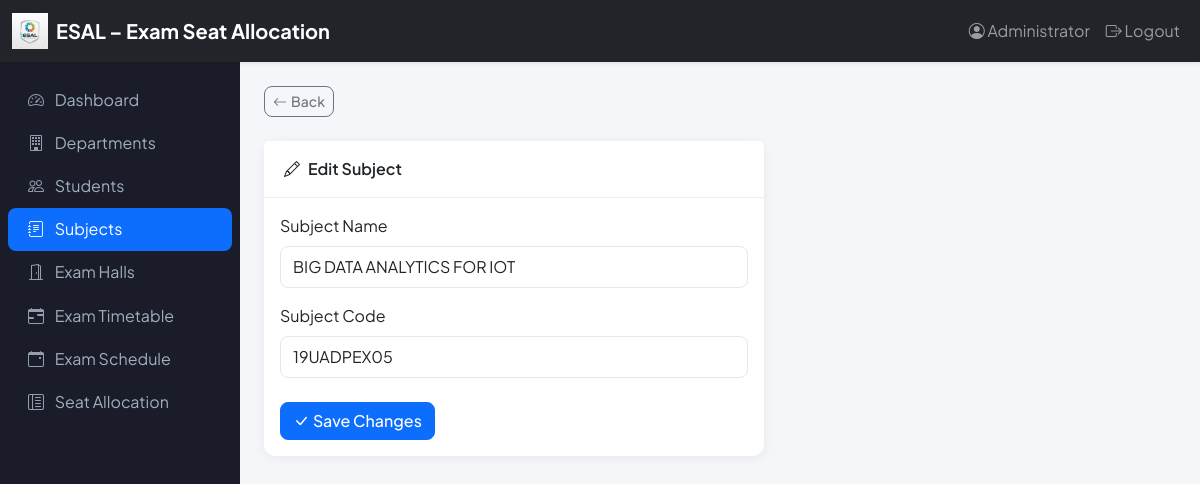
The page /subjects/edit/1 (signed in) on the database its author committed.
### models.py (models this page shows, shortened)
class User(UserMixin, db.Model):
    __tablename__ = 'users'
    id = db.Column(db.Integer, primary_key=True)
    user_id = db.Column(db.String(80), unique=True, nullable=False)
    password_hash = db.Column(db.String(256), nullable=False)
    name = db.Column(db.String(100))
    created_at = db.Column(db.DateTime, default=datetime.utcnow)

class Subject(db.Model):
    __tablename__ = 'subjects'
    id = db.Column(db.Integer, primary_key=True)
    name = db.Column(db.String(150), nullable=False)
    code = db.Column(db.String(30), nullable=False)
    created_at = db.Column(db.DateTime, default=datetime.utcnow)
    exam_schedules = db.relationship('ExamSchedule', backref='subject', lazy=True)
    __table_args__ = (db.UniqueConstraint('code', name='unique_subject_code'),)

### routes/subjects.py (the view, shortened to what this page needs)
@subjects_bp.route('/edit/<int:id>', methods=['GET', 'POST'])
@login_required
def edit(id):
    subj = Subject.query.get_or_404(id)
    return render_template('subjects/edit.html', subject=subj)

### templates/subjects/edit.html (shortened to what this page needs)
{% extends "base.html" %}
{% block content %}
<div class="mb-4">
    <a href="{{ url_for('subjects.index') }}" class="btn btn-outline-secondary btn-sm"><i class="bi bi-arrow-left me-1"></i>Back</a>
</div>
<div class="card" style="max-width: 500px;">
    <div class="card-header"><i class="bi bi-pencil me-2"></i>Edit Subject</div>
    <div class="card-body">
        <form method="post">
            <div class="mb-3">
                <label class="form-label">Subject Name</label>
                <input type="text" name="name" class="form-control" value="{{ subject.name }}" required>
            </div>
            <div class="mb-4">
                <label class="form-label">Subject Code</label>
                <input type="text" name="code" class="form-control" value="{{ subject.code }}" required>
            </div>
            <button type="submit" class="btn btn-primary"><i class="bi bi-check-lg me-1"></i>Save Changes</button>
        </form>
    </div>
</div>
{% endblock %}

### templates/base.html (shortened to what this page needs)
<!DOCTYPE html>
<html lang="en">
<head>
    <link href="https://cdn.jsdelivr.net/npm/bootstrap@5.3.2/dist/css/bootstrap.min.css" rel="stylesheet">
    <link href="https://cdn.jsdelivr.net/npm/bootstrap-icons@1.11.1/font/bootstrap-icons.css" rel="stylesheet">
</head>
<body>
    {% if request.endpoint != 'auth.login' %}
    <nav class="navbar navbar-expand-lg navbar-dark bg-dark shadow-sm">
        <div class="container-fluid">
            <a class="navbar-brand d-flex align-items-center gap-2" href="{{ url_for('dashboard.index') }}">
                <img src="{{ url_for('static', filename='img/esal_logo.png') }}" alt="ESAL" style="height: 36px; width: auto;">
                <span class="d-none d-sm-inline">ESAL – Exam Seat Allocation</span>
            </a>
            <div class="collapse navbar-collapse" id="navbarNav">
                <ul class="navbar-nav ms-auto">
                    {% if current_user.is_authenticated %}
                    <li class="nav-item">
                        <span class="nav-link"><i class="bi bi-person-circle"></i> {{ current_user.name or current_user.user_id }}</span>
                    </li>
                    <li class="nav-item">
                        <a class="nav-link" href="{{ url_for('auth.logout') }}"><i class="bi bi-box-arrow-right"></i> Logout</a>
                    </li>
                    {% endif %}
                </ul>
            </div>
        </div>
    </nav>
    {% endif %}
    <div class="d-flex">
        {% if current_user.is_authenticated %}
        <div class="sidebar d-none d-md-flex flex-column" style="width: 240px;">
            <nav class="nav flex-column">
                <a class="nav-link {{ 'active' if request.endpoint == 'dashboard.index' else '' }}" href="{{ url_for('dashboard.index') }}">
                    <i class="bi bi-speedometer2"></i> Dashboard
                </a>
                <a class="nav-link {{ 'active' if 'departments' in request.endpoint else '' }}" href="{{ url_for('departments.index') }}">
                    <i class="bi bi-building"></i> Departments
                </a>
                <a class="nav-link {{ 'active' if 'students' in request.endpoint else '' }}" href="{{ url_for('students.index') }}">
                    <i class="bi bi-people"></i> Students
                </a>
                <a class="nav-link {{ 'active' if 'subjects' in request.endpoint else '' }}" href="{{ url_for('subjects.index') }}">
                    <i class="bi bi-journal-text"></i> Subjects
                </a>
                <a class="nav-link {{ 'active' if 'exam_halls' in request.endpoint else '' }}" href="{{ url_for('exam_halls.index') }}">
                    <i class="bi bi-door-open"></i> Exam Halls
                </a>
                <a class="nav-link {{ 'active' if 'timetable_generator' in request.endpoint else '' }}" href="{{ url_for('timetable_generator.index') }}">
                    <i class="bi bi-calendar-range"></i> Exam Timetable
                </a>
                <a class="nav-link {{ 'active' if 'exam_schedule' in request.endpoint else '' }}" href="{{ url_for('exam_schedule.index') }}">
                    <i class="bi bi-calendar-event"></i> Exam Schedule
                </a>
                <a class="nav-link {{ 'active' if 'allocation' in request.endpoint else '' }}" href="{{ url_for('allocation.index') }}">
                    <i class="bi bi-layout-text-sidebar-reverse"></i> Seat Allocation
                </a>
            </nav>
        </div>
        {% endif %}
        <div class="flex-grow-1 main-content">
            {% block content %}{% endblock %}
        </div>
    </div>
</body>
</html>

### templates/base.html (style rules this page uses)
:root { --primary: #0d6efd; --primary-dark: #0a58ca; --sidebar-bg: #1a1d29; --sidebar-text: #a0aec0; --content-bg: #f4f6f9; }
* { font-family: 'Plus Jakarta Sans', sans-serif; }
body { background: var(--content-bg); min-height: 100vh; }
.navbar-brand { font-weight: 700; font-size: 1.25rem; }
.card { border: none; border-radius: 12px; box-shadow: 0 2px 12px rgba(0,0,0,.06); }
.card-header { background: #fff; border-bottom: 1px solid #eee; font-weight: 600; border-radius: 12px 12px 0 0; padding: 1rem 1.25rem; }
.btn { border-radius: 8px; font-weight: 500; }
.sidebar { background: var(--sidebar-bg); min-height: calc(100vh - 56px); padding: 1rem 0; }
.sidebar .nav-link { color: var(--sidebar-text); padding: 0.6rem 1.25rem; border-radius: 8px; margin: 0 0.5rem; }
.sidebar .nav-link.active { background: var(--primary); color: #fff; }
.sidebar .nav-link i { margin-right: 0.5rem; opacity: .9; }
.main-content { padding: 1.5rem; }
.form-control, .form-select { border-radius: 8px; border: 1px solid #e2e8f0; padding: 0.5rem 0.75rem; }

### rows shown on the page
User: name "Administrator"
Subject: name "BIG DATA ANALYTICS FOR IOT", code "19UADPEX05"
